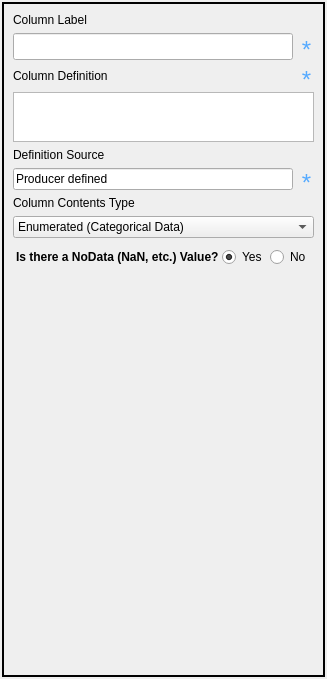
<?xml version="1.0" encoding="UTF-8"?>
<ui version="4.0">
 <class>attribute_widget</class>
 <widget class="QWidget" name="attribute_widget">
  <property name="geometry">
   <rect>
    <x>0</x>
    <y>0</y>
    <width>325</width>
    <height>679</height>
   </rect>
  </property>
  <property name="windowTitle">
   <string>Form</string>
  </property>
  <layout class="QHBoxLayout" name="horizontalLayout_6">
   <property name="leftMargin">
    <number>2</number>
   </property>
   <property name="topMargin">
    <number>2</number>
   </property>
   <property name="rightMargin">
    <number>2</number>
   </property>
   <property name="bottomMargin">
    <number>2</number>
   </property>
   <item>
    <widget class="QFrame" name="fgdc_attr">
     <property name="frameShape">
      <enum>QFrame::Panel</enum>
     </property>
     <property name="frameShadow">
      <enum>QFrame::Plain</enum>
     </property>
     <property name="lineWidth">
      <number>2</number>
     </property>
     <property name="midLineWidth">
      <number>2</number>
     </property>
     <layout class="QVBoxLayout" name="verticalLayout">
      <item>
       <widget class="QLabel" name="label_2">
        <property name="text">
         <string>Column Label</string>
        </property>
       </widget>
      </item>
      <item>
       <layout class="QHBoxLayout" name="horizontalLayout">
        <item>
         <widget class="QLineEdit" name="fgdc_attrlabl">
          <property name="styleSheet">
           <string notr="true">font: bold 12pt ;</string>
          </property>
         </widget>
        </item>
        <item>
         <widget class="QLabel" name="label_20">
          <property name="sizePolicy">
           <sizepolicy hsizetype="Fixed" vsizetype="Minimum">
            <horstretch>0</horstretch>
            <verstretch>0</verstretch>
           </sizepolicy>
          </property>
          <property name="minimumSize">
           <size>
            <width>15</width>
            <height>0</height>
           </size>
          </property>
          <property name="maximumSize">
           <size>
            <width>16777215</width>
            <height>20</height>
           </size>
          </property>
          <property name="font">
           <font>
            <family>Arial</family>
            <pointsize>9</pointsize>
            <weight>50</weight>
            <italic>false</italic>
            <bold>false</bold>
           </font>
          </property>
          <property name="toolTip">
           <string>Required</string>
          </property>
          <property name="text">
           <string>&lt;html&gt;&lt;head/&gt;&lt;body&gt;&lt;p align=&quot;center&quot;&gt;&lt;span style=&quot; font-size:18pt; color:#55aaff;&quot;&gt;*&lt;/span&gt;&lt;/p&gt;&lt;/body&gt;&lt;/html&gt;</string>
          </property>
          <property name="scaledContents">
           <bool>true</bool>
          </property>
          <property name="alignment">
           <set>Qt::AlignHCenter|Qt::AlignTop</set>
          </property>
          <property name="margin">
           <number>0</number>
          </property>
          <property name="indent">
           <number>0</number>
          </property>
         </widget>
        </item>
       </layout>
      </item>
      <item>
       <layout class="QHBoxLayout" name="horizontalLayout_2">
        <item>
         <widget class="QLabel" name="label">
          <property name="sizePolicy">
           <sizepolicy hsizetype="Preferred" vsizetype="Preferred">
            <horstretch>0</horstretch>
            <verstretch>0</verstretch>
           </sizepolicy>
          </property>
          <property name="text">
           <string>Column Definition</string>
          </property>
         </widget>
        </item>
        <item>
         <spacer name="horizontalSpacer">
          <property name="orientation">
           <enum>Qt::Horizontal</enum>
          </property>
          <property name="sizeHint" stdset="0">
           <size>
            <width>40</width>
            <height>20</height>
           </size>
          </property>
         </spacer>
        </item>
        <item>
         <widget class="QLabel" name="label_21">
          <property name="sizePolicy">
           <sizepolicy hsizetype="Fixed" vsizetype="Minimum">
            <horstretch>0</horstretch>
            <verstretch>0</verstretch>
           </sizepolicy>
          </property>
          <property name="minimumSize">
           <size>
            <width>15</width>
            <height>0</height>
           </size>
          </property>
          <property name="maximumSize">
           <size>
            <width>16777215</width>
            <height>20</height>
           </size>
          </property>
          <property name="font">
           <font>
            <family>Arial</family>
            <pointsize>9</pointsize>
            <weight>50</weight>
            <italic>false</italic>
            <bold>false</bold>
           </font>
          </property>
          <property name="toolTip">
           <string>Required</string>
          </property>
          <property name="text">
           <string>&lt;html&gt;&lt;head/&gt;&lt;body&gt;&lt;p align=&quot;center&quot;&gt;&lt;span style=&quot; font-size:18pt; color:#55aaff;&quot;&gt;*&lt;/span&gt;&lt;/p&gt;&lt;/body&gt;&lt;/html&gt;</string>
          </property>
          <property name="scaledContents">
           <bool>true</bool>
          </property>
          <property name="alignment">
           <set>Qt::AlignHCenter|Qt::AlignTop</set>
          </property>
          <property name="margin">
           <number>0</number>
          </property>
          <property name="indent">
           <number>0</number>
          </property>
         </widget>
        </item>
       </layout>
      </item>
      <item>
       <widget class="QPlainTextEdit" name="fgdc_attrdef">
        <property name="sizePolicy">
         <sizepolicy hsizetype="Expanding" vsizetype="Fixed">
          <horstretch>0</horstretch>
          <verstretch>0</verstretch>
         </sizepolicy>
        </property>
        <property name="maximumSize">
         <size>
          <width>16777215</width>
          <height>50</height>
         </size>
        </property>
       </widget>
      </item>
      <item>
       <widget class="QLabel" name="label_3">
        <property name="sizePolicy">
         <sizepolicy hsizetype="Ignored" vsizetype="Preferred">
          <horstretch>0</horstretch>
          <verstretch>0</verstretch>
         </sizepolicy>
        </property>
        <property name="text">
         <string>Definition Source</string>
        </property>
       </widget>
      </item>
      <item>
       <layout class="QHBoxLayout" name="horizontalLayout_5">
        <item>
         <widget class="QLineEdit" name="fgdc_attrdefs">
          <property name="text">
           <string>Producer defined</string>
          </property>
         </widget>
        </item>
        <item>
         <widget class="QLabel" name="label_24">
          <property name="sizePolicy">
           <sizepolicy hsizetype="Fixed" vsizetype="Minimum">
            <horstretch>0</horstretch>
            <verstretch>0</verstretch>
           </sizepolicy>
          </property>
          <property name="minimumSize">
           <size>
            <width>15</width>
            <height>0</height>
           </size>
          </property>
          <property name="maximumSize">
           <size>
            <width>16777215</width>
            <height>20</height>
           </size>
          </property>
          <property name="font">
           <font>
            <family>Arial</family>
            <pointsize>9</pointsize>
            <weight>50</weight>
            <italic>false</italic>
            <bold>false</bold>
           </font>
          </property>
          <property name="toolTip">
           <string>Required</string>
          </property>
          <property name="text">
           <string>&lt;html&gt;&lt;head/&gt;&lt;body&gt;&lt;p align=&quot;center&quot;&gt;&lt;span style=&quot; font-size:18pt; color:#55aaff;&quot;&gt;*&lt;/span&gt;&lt;/p&gt;&lt;/body&gt;&lt;/html&gt;</string>
          </property>
          <property name="scaledContents">
           <bool>true</bool>
          </property>
          <property name="alignment">
           <set>Qt::AlignHCenter|Qt::AlignTop</set>
          </property>
          <property name="margin">
           <number>0</number>
          </property>
          <property name="indent">
           <number>0</number>
          </property>
         </widget>
        </item>
       </layout>
      </item>
      <item>
       <widget class="QLabel" name="label_7">
        <property name="sizePolicy">
         <sizepolicy hsizetype="Ignored" vsizetype="Preferred">
          <horstretch>0</horstretch>
          <verstretch>0</verstretch>
         </sizepolicy>
        </property>
        <property name="text">
         <string>Column Contents Type</string>
        </property>
       </widget>
      </item>
      <item>
       <widget class="QComboBox" name="comboBox">
        <property name="sizePolicy">
         <sizepolicy hsizetype="Ignored" vsizetype="Fixed">
          <horstretch>0</horstretch>
          <verstretch>0</verstretch>
         </sizepolicy>
        </property>
        <item>
         <property name="text">
          <string>Enumerated (Categorical Data)</string>
         </property>
        </item>
        <item>
         <property name="text">
          <string>Range (Numeric data)</string>
         </property>
        </item>
        <item>
         <property name="text">
          <string>Codeset (Published Categories)</string>
         </property>
        </item>
        <item>
         <property name="text">
          <string>Unrepresentable (None of the above)</string>
         </property>
        </item>
       </widget>
      </item>
      <item>
       <widget class="QFrame" name="nodata_content">
        <layout class="QVBoxLayout" name="verticalLayout_24">
         <property name="spacing">
          <number>3</number>
         </property>
         <property name="leftMargin">
          <number>3</number>
         </property>
         <property name="topMargin">
          <number>3</number>
         </property>
         <property name="rightMargin">
          <number>3</number>
         </property>
         <property name="bottomMargin">
          <number>3</number>
         </property>
         <item>
          <layout class="QHBoxLayout" name="horizontalLayout_8">
           <item>
            <widget class="QLabel" name="label_49">
             <property name="styleSheet">
              <string notr="true">font: bold;</string>
             </property>
             <property name="text">
              <string>Is there a NoData (NaN, etc.) Value?</string>
             </property>
            </widget>
           </item>
           <item>
            <spacer name="horizontalSpacer_5">
             <property name="orientation">
              <enum>Qt::Horizontal</enum>
             </property>
             <property name="sizeType">
              <enum>QSizePolicy::Expanding</enum>
             </property>
             <property name="sizeHint" stdset="0">
              <size>
               <width>0</width>
               <height>20</height>
              </size>
             </property>
            </spacer>
           </item>
           <item>
            <widget class="QRadioButton" name="rbtn_nodata_yes">
             <property name="text">
              <string>Yes</string>
             </property>
             <property name="checked">
              <bool>true</bool>
             </property>
            </widget>
           </item>
           <item>
            <widget class="QRadioButton" name="rbtn_nodata_no">
             <property name="text">
              <string>No</string>
             </property>
             <property name="checked">
              <bool>false</bool>
             </property>
            </widget>
           </item>
          </layout>
         </item>
         <item>
          <widget class="QWidget" name="nodata_section" native="true">
           <layout class="QVBoxLayout" name="verticalLayout_2">
            <property name="spacing">
             <number>3</number>
            </property>
            <property name="leftMargin">
             <number>3</number>
            </property>
            <property name="topMargin">
             <number>3</number>
            </property>
            <property name="rightMargin">
             <number>3</number>
            </property>
            <property name="bottomMargin">
             <number>3</number>
            </property>
           </layout>
          </widget>
         </item>
        </layout>
       </widget>
      </item>
      <item>
       <widget class="QWidget" name="attrdomv_contents" native="true">
        <property name="sizePolicy">
         <sizepolicy hsizetype="Ignored" vsizetype="Expanding">
          <horstretch>0</horstretch>
          <verstretch>0</verstretch>
         </sizepolicy>
        </property>
        <layout class="QVBoxLayout" name="verticalLayout_3">
         <property name="leftMargin">
          <number>0</number>
         </property>
         <property name="topMargin">
          <number>0</number>
         </property>
         <property name="rightMargin">
          <number>0</number>
         </property>
         <property name="bottomMargin">
          <number>0</number>
         </property>
        </layout>
       </widget>
      </item>
      <item>
       <widget class="QWidget" name="place_holder" native="true">
        <property name="sizePolicy">
         <sizepolicy hsizetype="Ignored" vsizetype="MinimumExpanding">
          <horstretch>0</horstretch>
          <verstretch>0</verstretch>
         </sizepolicy>
        </property>
        <layout class="QVBoxLayout" name="verticalLayout_4">
         <property name="leftMargin">
          <number>0</number>
         </property>
         <property name="topMargin">
          <number>0</number>
         </property>
         <property name="rightMargin">
          <number>0</number>
         </property>
         <property name="bottomMargin">
          <number>0</number>
         </property>
        </layout>
       </widget>
      </item>
      <item>
       <spacer name="verticalSpacer">
        <property name="orientation">
         <enum>Qt::Vertical</enum>
        </property>
        <property name="sizeType">
         <enum>QSizePolicy::Minimum</enum>
        </property>
        <property name="sizeHint" stdset="0">
         <size>
          <width>20</width>
          <height>0</height>
         </size>
        </property>
       </spacer>
      </item>
     </layout>
    </widget>
   </item>
  </layout>
 </widget>
 <resources/>
 <connections/>
</ui>
